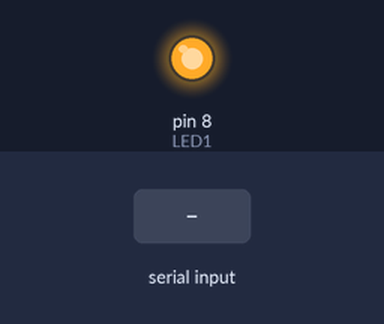
This sketch was run on a simulated Arduino Uno, built with avr-gcc and run on an emulated ATmega328P. Shown: output pins drawn as LEDs (lit = HIGH). The test bench sets the inputs (shaded band). What the sketch prints to the serial monitor is not drawn.

Above: at 0.01 s.
At 2.2 s:
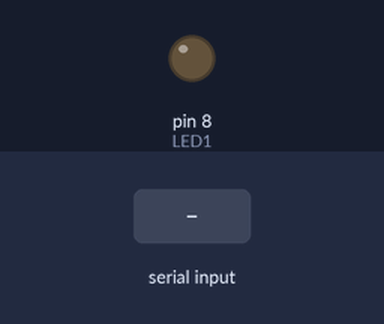
2.3 s: "1" received over the second serial link
Timing chart, 0 to 5.3 s (numbered marks = the images above; inputs shaded):
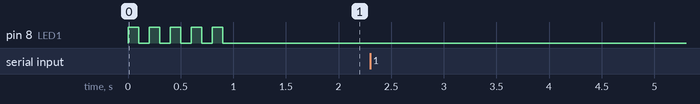

Measured:
- after the input at 2.3 s, every drawn part: stays the same

The sketch:

EchoGPS_Softwareserial_Test.ino
```cpp
#define programname "EchoGPS_Softwareserial_Test"
#define dateproduced "10/10/2018"
#define aurthorname "Stuart Robinson"
#include <Arduino.h>

/*
*****************************************************************************************************************************
Tracker Test Programs

Copyright of the author Stuart Robinson - 10/10/2018


These programs may be used free of charge for personal, recreational and educational purposes only.

This program, or parts of it, may not be used for or in connection with any commercial purpose without the explicit permission
of the author Stuart Robinson.

The programs are supplied as is, it is up to individual to decide if the programs are suitable for the intended purpose and
free from errors.
*****************************************************************************************************************************
*/

/*
********************************************************************************************************************************
Program operation

The purpose of this program is to check that a Serial GPS is working. Characters are read from the GPS at 9600 baud (default)
using software serial and sent to the Arduino IDE Serial Monitor at 115200 baud (default).
********************************************************************************************************************************
*/

/*
********************************************************************************************************************************
Connections

The program uses two pins for the software serial interface on the Arduino. You can explicitly define the required pins below
by removing the two // characters in front of the #defines
********************************************************************************************************************************
*/

#define GPSTX A2                           //pin number for TX output - Arduino into GPS
#define GPSRX A3                           //pin number for RX input - To Arduino from GPS
#define LED1 8                             //pin number for LED


#define GPSBaud 9600                         //baud rate for GPS
#define Serial_Monitor_Baud 115200           //this is baud rate used for the Arduino IDE Serial Monitor


#include <SoftwareSerial.h>
SoftwareSerial GPSserial(GPSRX, GPSTX);


void loop()
{
  while (GPSserial.available() > 0)
  Serial.write(GPSserial.read());
}


void led_Flash(unsigned int flashes, unsigned int delaymS)
{
  //flash LED to board is alive
  unsigned int index;

  for (index = 1; index <= flashes; index++)
  {
    digitalWrite(LED1, HIGH);
    delay(delaymS);
    digitalWrite(LED1, LOW);
    delay(delaymS);
  }
}


void setup()
{
  Serial.begin(Serial_Monitor_Baud);         //setup Serial console ouput
  Serial.println(F(programname));
  Serial.println(F(dateproduced));
  Serial.println(F(aurthorname));
  Serial.println();

  pinMode(LED1, OUTPUT);                     //setup pin for LED

  GPSserial.begin(GPSBaud);                  //start softserial for GPS at defined baud rate
  led_Flash(5,100);                          //series of fast LED flshes as test

}
```
